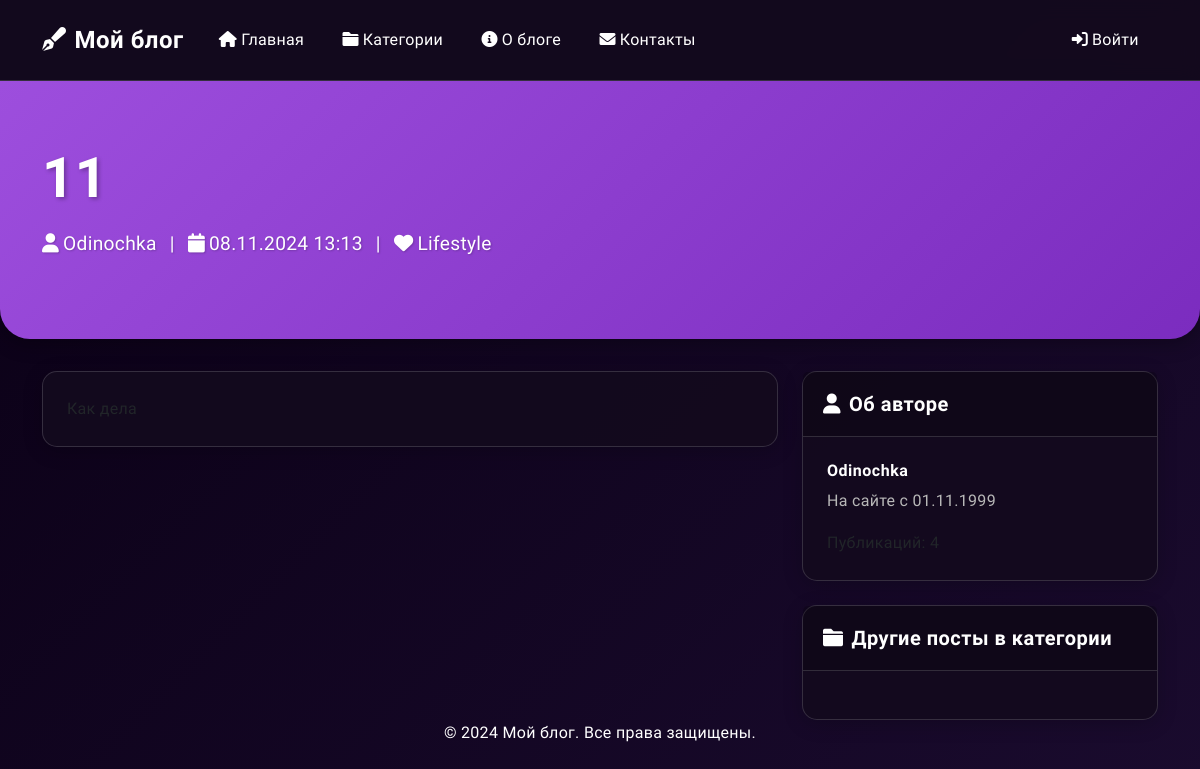
/post/6/, run on an earlier commit of the app's database.
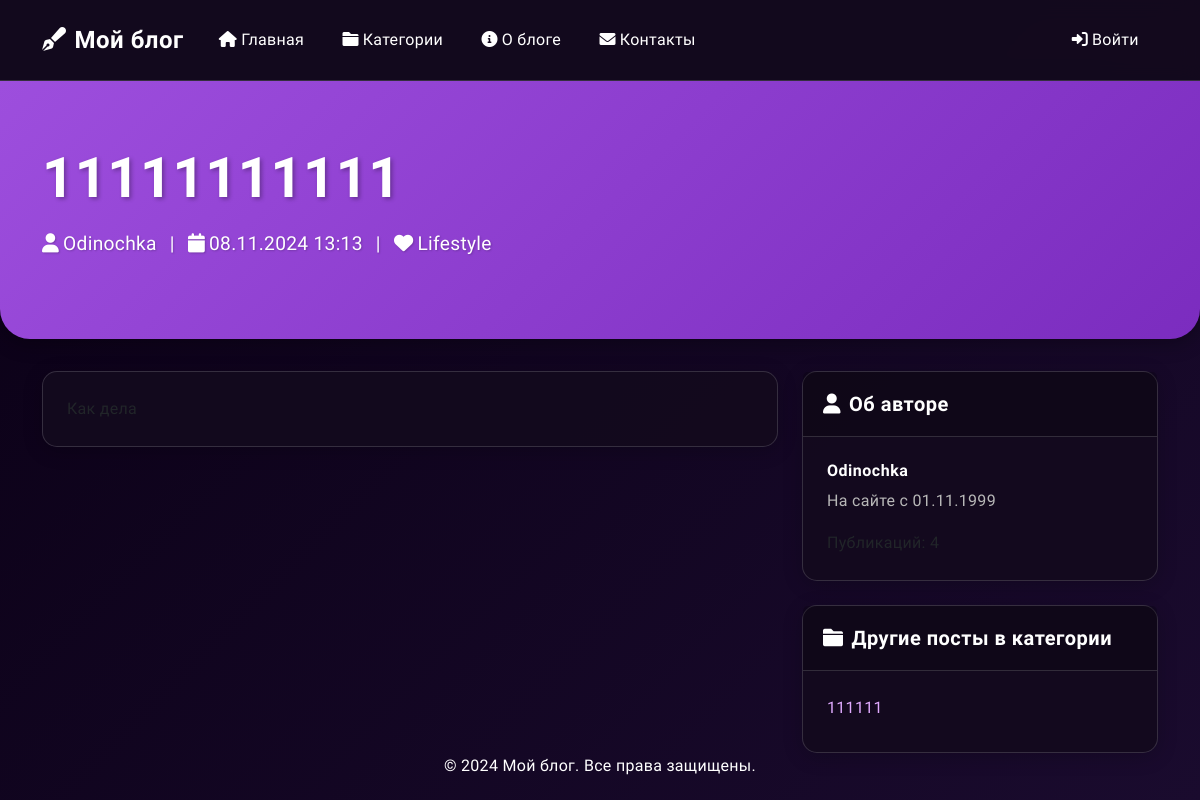
And on a later commit of the database.
### blog/models.py (models this page shows, shortened)
class Post(models.Model):
    title = models.CharField(max_length=200, verbose_name="Заголовок")
    content = RichTextField(verbose_name="Содержание")
    author = models.ForeignKey(User, on_delete=models.CASCADE, related_name='posts')
    category = models.ForeignKey(Category, on_delete=models.SET_NULL, null=True, related_name='posts')
    created_at = models.DateTimeField(auto_now_add=True)
    updated_at = models.DateTimeField(auto_now=True)
    is_published = models.BooleanField(default=False)
    thumbnail = models.ImageField(upload_to='post_thumbnails/', null=True, blank=True, verbose_name="Обложка поста")
    attachments = models.ManyToManyField('PostAttachment', blank=True, related_name='posts')
    views_count = models.PositiveIntegerField(default=0)
    is_locked = models.BooleanField(default=False, verbose_name="Заблокирован")
    class Meta:
        ordering = ['-created_at']
        verbose_name = "Пост"
        verbose_name_plural = "Посты"

class Category(models.Model):
    name = models.CharField(max_length=100, verbose_name="Название")
    slug = models.SlugField(unique=True, blank=True)
    description = models.TextField(verbose_name="Описание")
    icon = models.CharField(max_length=50, default="fa-folder")
    class Meta:
        verbose_name = "Категория"
        verbose_name_plural = "Категории"

### blog/views.py (the view)
# urls.py: path('post/<int:pk>/', views.post_detail, name='post_detail'),
def post_detail(request, pk):
    post = get_object_or_404(Post, pk=pk)
    return render(request, 'blog/post_detail.html', {'post': post})

### blog/templates/blog/post_detail.html (shortened to what this page needs)
{% extends 'base.html' %}
{% block content %}
<div class="hero-section">
    <div class="container">
        <h1 class="display-4">{{ post.title }}</h1>
        <p class="lead text-white">
            <i class="fas fa-user me-1"></i>{{ post.author.username }}
            <span class="mx-2">|</span>
            <i class="fas fa-calendar me-1"></i>{{ post.created_at|date:"d.m.Y H:i" }}
            {% if post.category %}
            <span class="mx-2">|</span>
            <i class="fas {{ post.category.icon }} me-1"></i>{{ post.category.name }}
            {% endif %}
        </p>
    </div>
</div>
<div class="container">
    <div class="row">
        <div class="col-lg-8">
            <div class="card">
                <div class="card-body">
                    <article class="blog-post">
                        <div class="content">
                            {{ post.content|safe }}
                        </div>
                    </article>
                </div>
            </div>
        </div>
        <div class="col-lg-4">
            <div class="card mb-4">
                <div class="card-header">
                    <h5 class="card-title mb-0">
                        <i class="fas fa-user me-2"></i>Об авторе
                    </h5>
                </div>
                <div class="card-body">
                    <h6>{{ post.author.username }}</h6>
                    <p class="text-muted">
                        На сайте с {{ post.author.date_joined|date:"d.m.Y" }}
                    </p>
                    <p class="mb-0">
                        Публикаций: {{ post.author.posts.count }}
                    </p>
                </div>
            </div>
            {% if post.category %}
            <div class="card">
                <div class="card-header">
                    <h5 class="card-title mb-0">
                        <i class="fas fa-folder me-2"></i>Другие посты в категории
                    </h5>
                </div>
                <div class="card-body">
                    {% for related_post in post.category.posts.all|slice:":5" %}
                    {% if related_post != post and related_post.is_published %}
                    <a href="{% url 'blog:post_detail' pk=related_post.pk %}" class="d-block mb-2">
                        {{ related_post.title }}
                    </a>
                    {% endif %}
                    {% empty %}
                    <p class="text-muted mb-0">Нет других постов в этой категории</p>
                    {% endfor %}
                </div>
            </div>
            {% endif %}
        </div>
    </div>
</div>
{% endblock %}

What changed in the data, as far as the page shows it:
changed Post "Как дела": title "11" → "11111111111"
added Post: title "111111"
